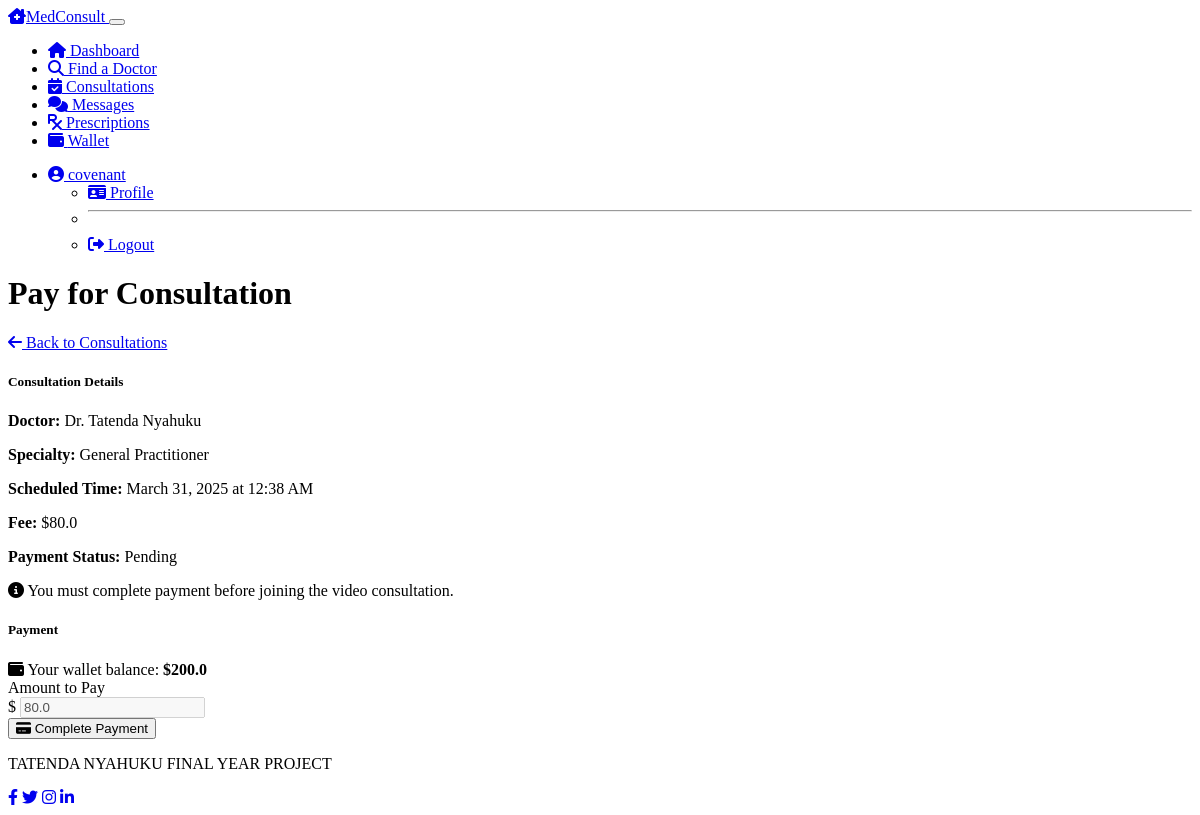
Before: /patient/pay-consultation/3 (signed in) with the older database file.
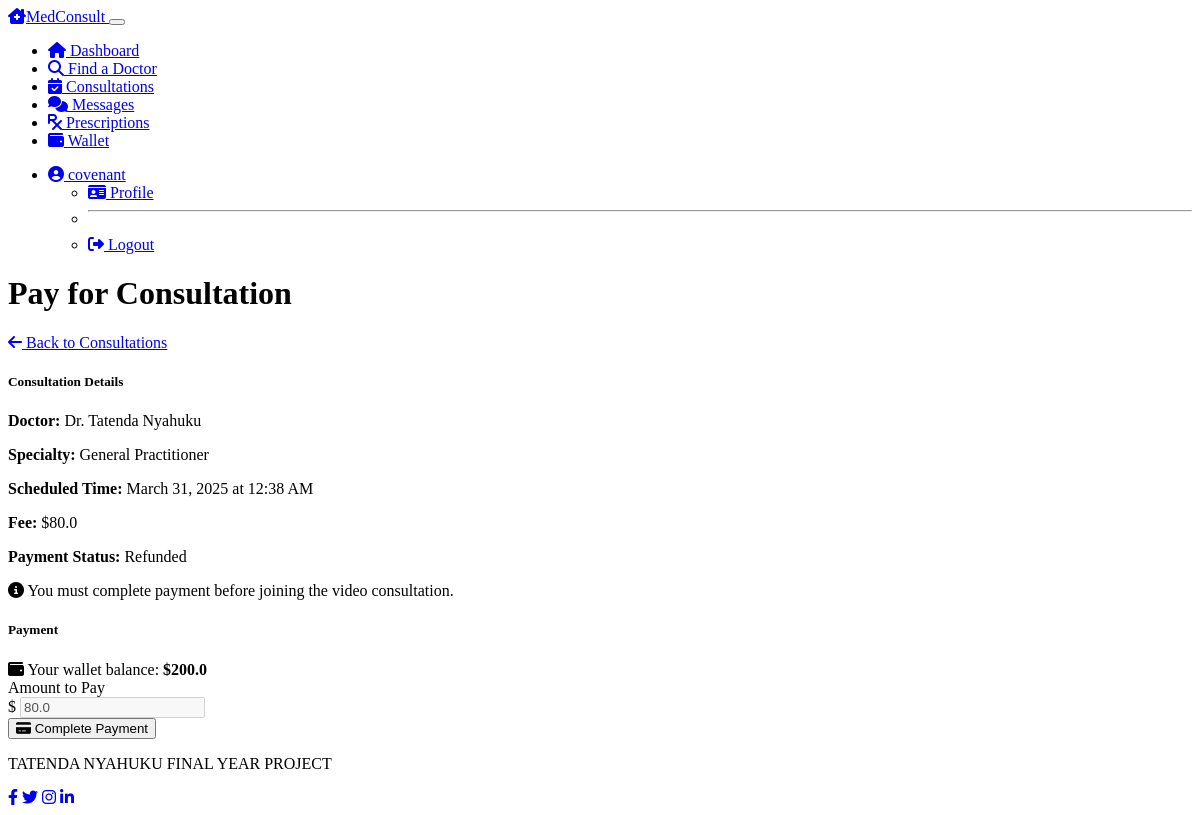
After: the same page with the newer database file.
### models.py (models this page shows, shortened)
class Payment(db.Model):
    __tablename__ = 'payments'
    id = db.Column(db.Integer, primary_key=True)
    consultation_id = db.Column(db.Integer, db.ForeignKey('consultations.id'), nullable=False)
    amount = db.Column(db.Float, nullable=False)
    status = db.Column(db.String(50), default='pending')  # pending, completed, refunded
    timestamp = db.Column(db.DateTime, default=datetime.utcnow)
    consultation = db.relationship('Consultation', foreign_keys=[consultation_id])

### routes.py (the view, shortened to what this page needs)
@app.route('/patient/pay-consultation/<int:consultation_id>', methods=['GET', 'POST'])
@login_required
@patient_required
def patient_pay_consultation(consultation_id):
    consultation = Consultation.query.get_or_404(consultation_id)
    if consultation.patient_id != current_user.patient.id:
        abort(403)
    payment = Payment.query.filter_by(consultation_id=consultation.id).first()
    if not payment:
        flash('Payment not found for this consultation', 'danger')
        return redirect(url_for('patient_consultations'))
    if payment.status == 'completed':
        return redirect(url_for('patient_consultation_room', consultation_id=consultation_id))
    return render_template('patient/pay_consultation.html',
                          title='Pay for Consultation',
                          consultation=consultation,
                          payment=payment)

### models.py (called while the page is built)
@login_manager.user_loader
def load_user(user_id):
    user = User.query.get(int(user_id))
    if user:
        return user
    return None

### routes.py (called while the page is built)
def patient_required(f):
    @wraps(f)
    def decorated_function(*args, **kwargs):
        if not current_user.is_authenticated or current_user.role != 'patient':
            flash('Access denied: Patient access required', 'danger')
            return redirect(url_for('login'))
        return f(*args, **kwargs)
    return decorated_function

### templates/patient/pay_consultation.html (shortened to what this page needs)
{% extends "layout.html" %}
{% block content %}
<div class="row mb-4">
    <div class="col-12">
        <div class="d-flex justify-content-between align-items-center mb-4">
            <h1 class="mb-0">Pay for Consultation</h1>
            <a href="{{ url_for('patient_consultations') }}" class="btn btn-outline-primary">
                <i class="fas fa-arrow-left me-1"></i> Back to Consultations
            </a>
        </div>
    </div>
</div>
<div class="row">
    <div class="col-md-7">
        <div class="card bg-dark text-light mb-4">
            <div class="card-header">
                <h5 class="mb-0">Consultation Details</h5>
            </div>
            <div class="card-body">
                <div class="row mb-3">
                    <div class="col-md-6">
                        <p class="mb-1"><strong>Doctor:</strong> Dr. {{ consultation.doctor.first_name }} {{ consultation.doctor.last_name }}</p>
                        <p class="mb-1"><strong>Specialty:</strong> {{ consultation.doctor.specialty }}</p>
                        <p class="mb-1">
                            <strong>Scheduled Time:</strong> {{ consultation.scheduled_time.strftime('%B %d, %Y at %I:%M %p') }}
                        </p>
                    </div>
                    <div class="col-md-6">
                        <p class="mb-1 fs-4">
                            <strong>Fee:</strong> <span class="text-primary">${{ consultation.final_fee }}</span>
                        </p>
                        <p class="mb-1"><strong>Payment Status:</strong>
                            <span class="badge {% if payment.status == 'pending' %}bg-warning{% else %}bg-success{% endif %}">
                                {{ payment.status|capitalize }}
                            </span>
                        </p>
                    </div>
                </div>
                <div class="alert alert-info">
                    <i class="fas fa-info-circle me-2"></i>
                    You must complete payment before joining the video consultation.
                </div>
            </div>
        </div>
    </div>
    <div class="col-md-5">
        <div class="card bg-dark text-light">
            <div class="card-header">
                <h5 class="mb-0">Payment</h5>
            </div>
            <div class="card-body">
                <div class="alert alert-primary mb-3">
                    <i class="fas fa-wallet me-2"></i>
                    Your wallet balance: <strong>${{ current_user.patient.wallet_balance }}</strong>
                </div>
                {% if current_user.patient.wallet_balance < consultation.final_fee %}
                    <div class="alert alert-danger mb-3">
                        <i class="fas fa-exclamation-triangle me-2"></i>
                        Insufficient balance. Please add funds to your wallet.
                    </div>
                    <a href="{{ url_for('patient_wallet') }}" class="btn btn-success w-100">
                        <i class="fas fa-plus-circle me-1"></i> Add Funds to Wallet
                    </a>
                {% else %}
                    <form method="post">
                        <div class="mb-3">
                            <label class="form-label">Amount to Pay</label>
                            <div class="input-group">
                                <span class="input-group-text">$</span>
                                <input type="text" class="form-control" value="{{ consultation.final_fee }}" disabled>
                            </div>
                        </div>
                        <button type="submit" class="btn btn-primary w-100">
                            <i class="fas fa-credit-card me-1"></i> Complete Payment
                        </button>
                    </form>
                {% endif %}
            </div>
        </div>
    </div>
</div>
{% endblock %}

Changed rows visible on the page:
changed Payment: status "Pending" → "Refunded"
